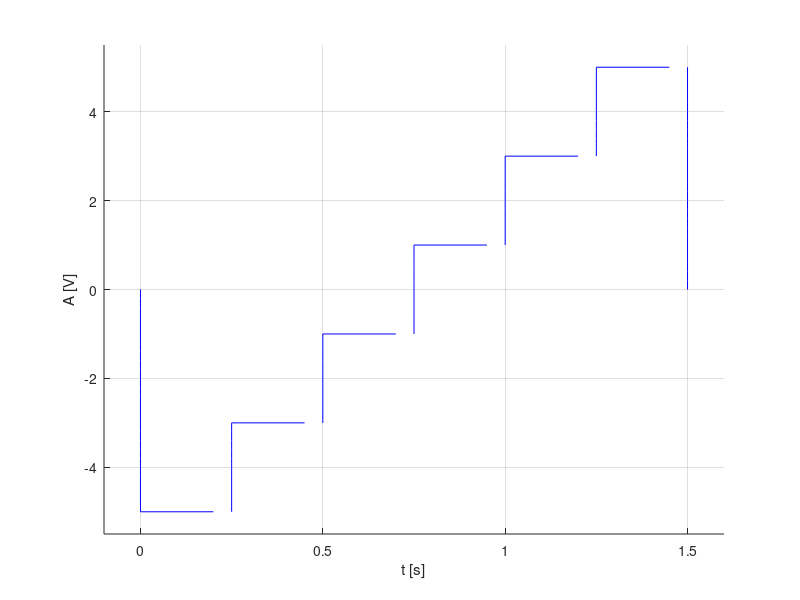

The MATLAB script that drew this image:
%Se va genera un semnal cu rezolutie temporara de 2ms, 20ms
%200ms pentru un semnal continuu de tipul:
%3. Semnal dreptunghiular multinivel, aleator
% Durata fiec?rui nivel: 0,25 s.
% Nivelurile
%a) {-1, 1}
%b) {-3,-1,1,3}
%c) {-5,-3,-1,1,3,5}
%d) {-7,-5,-3,-1,1,3,5,7}

hold on
xlabel('t [s]'),ylabel('A [V]')
%c) nivelurile {-5,-3,-1,1,3,5}
%Rezolutia temporara de 2ms



%y variaza de la 0 la -5
y=0:-0.2:-5;
x=y*0;
plot(x,y,'b')
%nivel -5
x = 0: 0.2: 1/4;
y = -5+0*x;
plot(x, y, 'b'),grid

%x=1/4;y variaza de la -5 la -3
y=-5:0.2:-3;
x=y*0+1/4;
plot(x,y,'b')

%nivel -3
x = 1/4:0.2:1/2;
y=-3+0*x;
plot(x,y,'b')

%x=1/2; y variaza de la -3 la -1
y=-3:0.2:-1;
x=y*0+1/2;
plot(x,y,'b')

%nivel -1
x = 1/2:0.2:3/4;
y=-1+x*0;
plot(x,y,'b')

%x=3/4; y variaza de la -1 la 1
y=-1:0.2:1;
x=y*0+3/4;
plot(x,y,'b')

%nivel 1
x = 3/4:0.2:1;
y=1+x*0;
plot(x,y,'b')

%x=1; y variaza de la 1 la 3;
y=1:0.2:3;
x=y*0+1;
plot(x,y,'b')

%nivel 3
x = 1:0.2:5/4;
y=3+x*0;
plot(x,y,'b')

%x=5/4; y variaza de la 3 la 5
y=3:0.2:5;
x=y*0+5/4;
plot(x,y,'b')

%nivel 5
x = 5/4:0.2:6/4;
y=5+x*0;
plot(x,y,'b')

%x=6/4; y variaza de la 5 la 0
y=5:-0.2:0;
x=y*0+6/4;
plot(x,y,'b')

axis([-0.1 1.6 -5.5 5.5])


%